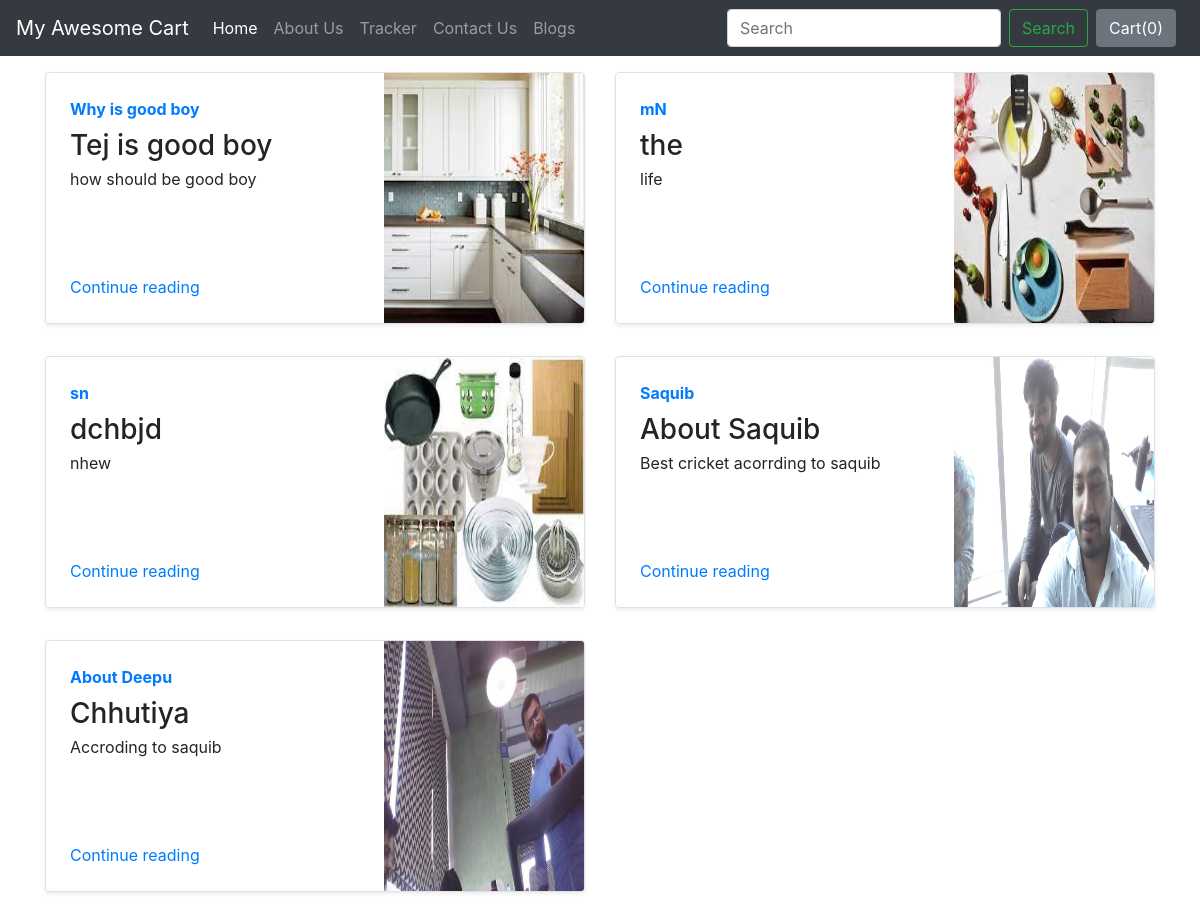
Page /blog on the committed database.
### blog/models.py (models this page shows)
class Blogpost(models.Model):
    post_id = models.AutoField(primary_key=True)
    tilte = models.CharField(max_length=50)
    head0 = models.CharField(max_length=500, default="")
    chead0 = models.CharField(max_length=5000, default="")
    head1 = models.CharField(max_length=500, default="")
    chead1 = models.CharField(max_length=5000, default="")
    head2 = models.CharField(max_length=500, default="")
    chead2 = models.CharField(max_length=5000, default="")
    pub_date = models.DateField()
    thumbnail = models.ImageField(upload_to='shop/images', default="")
    def __str__(self):
        return self.tilte

### blog/views.py (the view)
# urls.py: path('', views.index, name="BlogHome"),
def index(request):
    myposts = Blogpost.objects.all()
    print(myposts)
    return render(request, 'blog/index.html', {'myposts': myposts})

### blog/templates/blog/index.html (shortened to what this page needs)
{%extends 'blog/basic.html'%}
{%block body%}
<div class="container mt-3">
    <div class="row my-2">
        {% for item in myposts %}
        <div class="col-md-6">
            <div class="row no-gutters border rounded overflow-hidden flex-md-row mb-4 shadow-sm h-md-250 position-relative">
                <div class="col p-4 d-flex flex-column position-static">
                    <strong class="d-inline-block mb-2 text-primary">
                        {{item.head0}}
                    </strong>
                    <h3 class="mb-0">{{item.tilte}}</h3>
                    <p class="card-text mb-auto">{{item.head1}}</p>
                    <a href="blog/blogpost/{{item.post_id}}" class="stretched-link">Continue reading</a>
                </div>
                <div class="col-auto d-none d-lg-block">
                    <img src="/media/{{item.thumbnail}}" class="bd-placeholder-img" width="200" height="250" aria-label="Placeholder: Thumbnail">
                </div>
            </div>
        </div>
        {% if forloop.counter|divisibleby:2%}
    </div>
    <div class="row my-2">
        {%endif%}
        {%endfor%}</div>
</div>
{%endblock%}

### blog/templates/blog/basic.html (shortened to what this page needs)
<!doctype html>
<html lang="en">
  <head>
    <link rel="stylesheet" href="https://stackpath.bootstrapcdn.com/bootstrap/4.2.1/css/bootstrap.min.css">
<script async defer src="https://connect.facebook.net/en_GB/sdk.js#xfbml=1&version=v15.0" nonce="qAGKQlem"></script>  </head>
  <body>
    <nav class="navbar navbar-expand-lg navbar-dark bg-dark">
  <a class="navbar-brand" href="/shop">My Awesome Cart</a>
  <div class="collapse navbar-collapse" id="navbarSupportedContent">
    <ul class="navbar-nav mr-auto">
      <li class="nav-item active">
        <a class="nav-link" href="/shop">Home <span class="sr-only">(current)</span></a>
      </li>
      <li class="nav-item">
        <a class="nav-link" href="/shop/about">About Us</a>
      </li>
      <li class="nav-item">
        <a class="nav-link" href="/shop/tracker">Tracker</a>
      </li>
      <li class="nav-item">
        <a class="nav-link" href="/shop/contact">Contact Us</a>
      </li>
      <li class="nav-item">
        <a class="nav-link" href="/blog">Blogs</a>
      </li>
    </ul>
    <form class="form-inline my-2 my-lg-0">
      <input class="form-control mr-sm-2" type="search" placeholder="Search" aria-label="Search">
      <button class="btn btn-outline-success my-2 my-sm-0" type="submit">Search</button>
    </form>
    <button type="button" class="btn btn-secondary mx-2" id="popcart" data-container="body" data-toggle="popover" data-placement="bottom" data-html="true" data-content="Vivamus
sagittis lacus vel augue laoreet rutrum faucibus.">
  Cart(<span id="cart">0</span>)
</button>
  </div>
</nav>
  {% block body %} {% endblock %}
  </body>
</html>

### rows in the picture
Blogpost: head0 "Why is good boy", tilte "Tej is good boy", head1 "how should be good boy", thumbnail (picture)
Blogpost: head0 "mN", tilte "the", head1 "life", thumbnail (picture)
Blogpost: head0 "sn", tilte "dchbjd", head1 "nhew", thumbnail (picture)
Blogpost: head0 "Saquib", tilte "About Saquib", head1 "Best cricket acorrding to saquib", thumbnail (picture)
Blogpost: head0 "About Deepu", tilte "Chhutiya", head1 "Accroding to saquib", thumbnail (picture)
